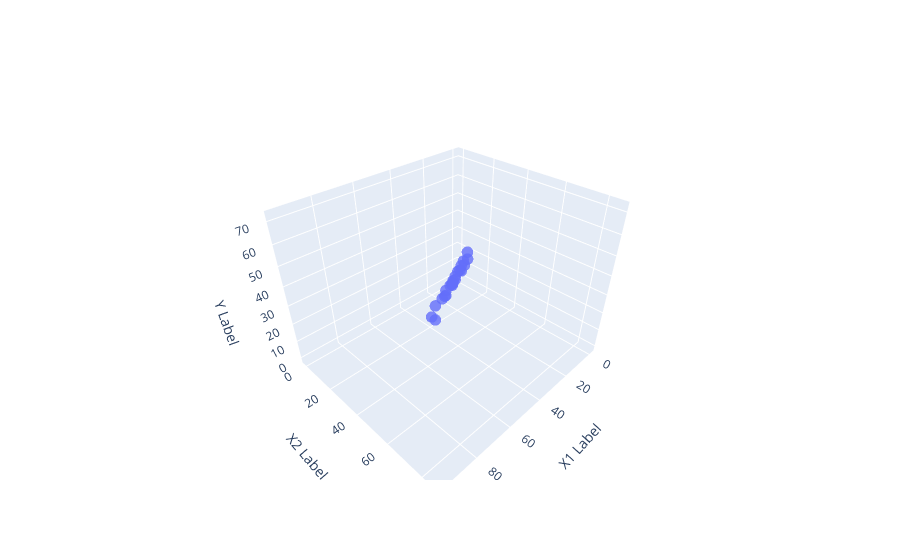

The notebook cell saved with this chart:
### Code cell
import plotly.graph_objects as go

# Create 3D scatter plot
fig = go.Figure(data=[go.Scatter3d(
    x=df_tab['x1'],
    y=df_tab['x2'],
    z=df_tab['y'],
    mode='markers',
    marker=dict(size=4, opacity=0.8)
)])

# Set axis labels
fig.update_layout(scene=dict(
    xaxis_title='X1 Label',
    yaxis_title='X2 Label',
    zaxis_title='Y Label'
))

# Show plot
fig.show()

### Figure 1 — Plotly figure (JSON) as saved in the notebook; plotly's stock layout.template omitted (floating-point values rounded to 4 significant figures)
{"data": [{"marker": {"opacity": 0.8, "size": 4}, "mode": "markers", "type": "scatter3d", "x": [96.98, 85.84, 72.04, 58.94, 48.84, 39.96, 31.44, 22.89, 17.24, 13.27, 8.862, 5.296, 2.115, 0.5959, -0.8458, -0.101, 3.291, 5.375, 8.34, 13.56, 17.68, 24.27], "y": [85.84, 72.04, 58.94, 48.84, 39.96, 31.44, 22.89, 17.24, 13.27, 8.862, 5.296, 2.115, 0.5959, -0.8458, -0.101, 3.291, 5.375, 8.34, 13.56, 17.68, 24.27, 30.11], "z": [72.04, 58.94, 48.84, 39.96, 31.44, 22.89, 17.24, 13.27, 8.862, 5.296, 2.115, 0.5959, -0.8458, -0.101, 3.291, 5.375, 8.34, 13.56, 17.68, 24.27, 30.11, 39.25]}], "layout": {"autosize": true, "scene": {"aspectmode": "auto", "aspectratio": {"x": 1.148, "y": 1.018, "z": 0.8557}, "xaxis": {"title": {"text": "X1 Label"}, "type": "linear"}, "yaxis": {"title": {"text": "X2 Label"}, "type": "linear"}, "zaxis": {"title": {"text": "Y Label"}, "type": "linear"}}}}
